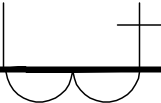
#> input picture data/raw/templates/MR_Symbol.png, 161 x 103 px, found by its file name
$ python empirical_survey.py
#> lines starting #> are read from the running program, lines starting #| are printed output that depends on the picture; after the words box and inside, x2 and y2 are one past the last pixel; in counts of white or black regions, pixels touching at a corner belong together
import os
import cv2
import numpy as np
import matplotlib.pyplot as plt

BASE_DIR = os.path.dirname(os.path.dirname(os.path.dirname(os.path.abspath(__file__))))
SLD_DIR = os.path.join(BASE_DIR, "Data", "SLDs")
TEMPLATE_PATH = os.path.join(BASE_DIR, "Data", "Symbol", "MR_Symbol.png")
REPORTS_DIR = os.path.join(BASE_DIR, "reports")
EVIDENCE_DIR = os.path.join(REPORTS_DIR, "measurement_evidence")

SLD_FILES = ["SLD1.png", "SLD2.png", "SLD3.png", "SLD4.png", "SLD7.png", "SLD8.png", "SLD9.png", "SLD10.png", "SLD11.png", "SLD12.png"]

def measure_reference():
    img = cv2.imread(TEMPLATE_PATH, cv2.IMREAD_GRAYSCALE)
#> img is the input picture: shape (103, 161); min 0, max 255, mean 231.1
    if img is None:
        raise ValueError(f"Could not load {TEMPLATE_PATH}")

    # Invert if necessary (assume black on white for raw symbol, but let's check)
    if img[0,0] > 127:
        img = cv2.bitwise_not(img)
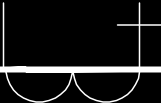
#> img: shape (103, 161); min 0, max 255, mean 23.9

    _, bin_img = cv2.threshold(img, 127, 255, cv2.THRESH_BINARY)
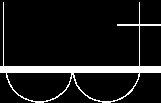
#> bin_img: shape (103, 161); 9.9% white; 1 white region, box (x1, y1, x2, y2) and area: (0, 2, 161, 103) 1637
    coords = cv2.findNonZero(bin_img)
#> coords = contour of 1637 points, box (x1, y1, x2, y2) (0, 2, 161, 103), area 1590
    if coords is not None:
        x, y, w, h = cv2.boundingRect(coords)
#> x = 0; y = 2; w = 161; h = 101
#> `w, h = measure_reference()`: w = 161; h = 101
#| Reference dimensions: 161x101
    else:
        h, w = img.shape
        x, y = 0, 0

    with open(os.path.join(REPORTS_DIR, "reference_template_dimensions.md"), "w", encoding="utf-8") as f:
        f.write("# Reference Template Measurement\n\n")
        f.write(f"- **File**: `Data/Symbol/MR_Symbol.png`\n")
        f.write(f"- **Image Width**: {img.shape[1]}\n")
        f.write(f"- **Image Height**: {img.shape[0]}\n")
        f.write(f"- **Bounding Box Width**: {w}\n")
        f.write(f"- **Bounding Box Height**: {h}\n")
        f.write(f"- **Aspect Ratio**: {w/h:.2f}\n")

    return w, h

def find_representative_symbols(ref_w, ref_h):
#> called with ref_w = 161, ref_h = 101
    os.makedirs(EVIDENCE_DIR, exist_ok=True)

    # We will use simple template matching just to extract some crops.
    # We use outputs/template/edges.png because MR_Symbol is raw.
    processed_template_path = os.path.join(BASE_DIR, "outputs", "template", "edges.png")
    template_edges = cv2.imread(processed_template_path, cv2.IMREAD_GRAYSCALE)

    # We'll search across a few scales to find the best match just to act as our "temporary measurement utility".
    # This is NOT localization, just a tool to extract empirical crops for measurement.
    search_scales = [0.25, 0.35, 0.45]

    measurements = []

    for sld_name in SLD_FILES:
        sld_path = os.path.join(SLD_DIR, sld_name)
        if not os.path.exists(sld_path):
            print(f"Skipping {sld_name}, not found.")
            continue

        sld_img = cv2.imread(sld_path, cv2.IMREAD_GRAYSCALE)
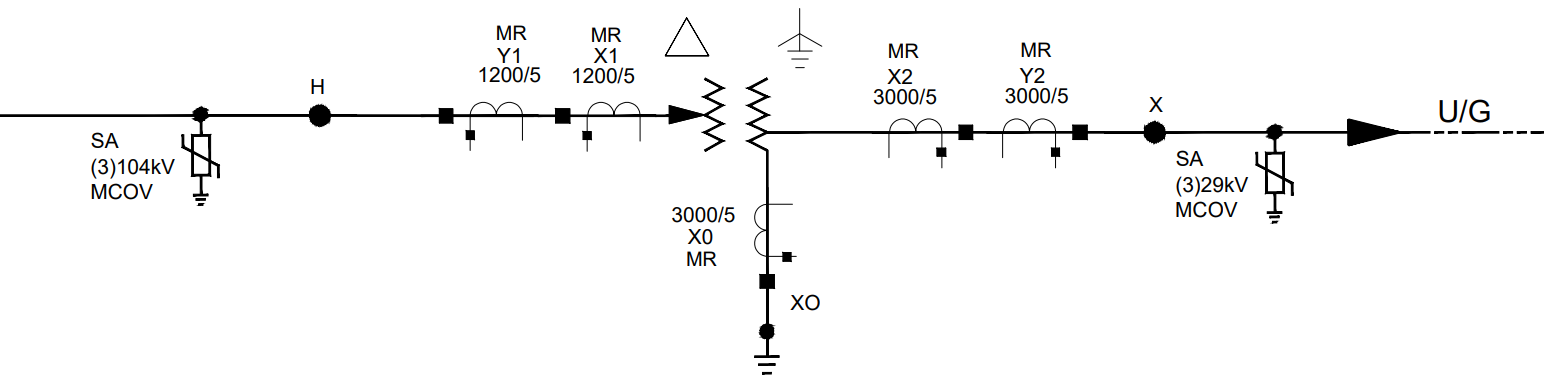
#> input picture data/raw/slds/SLD1.png, 1544 x 382 px, found by its file name
#> sld_img: shape (382, 1544); min 0, max 255, mean 247.7
        # Apply standard Canny to SLD
        sld_edges = cv2.Canny(sld_img, 50, 150)
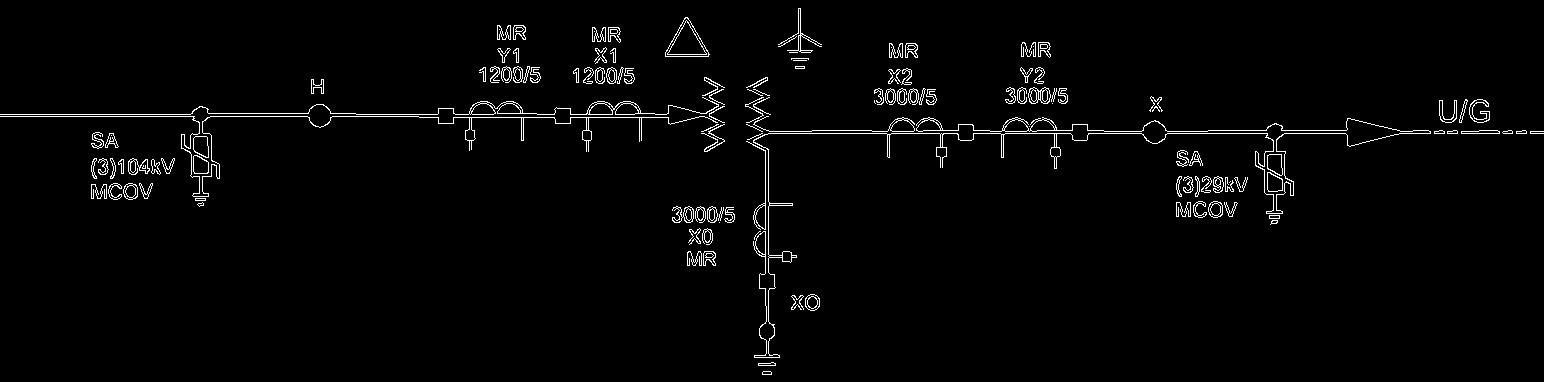
#> sld_edges: shape (382, 1544); 2.2% white in thin lines or dots

        best_val = -1
        best_loc = None
        best_scale = None
        best_tw, best_th = 0, 0

        for s in search_scales:
            tw = int(template_edges.shape[1] * s)
            th = int(template_edges.shape[0] * s)
            t_resized = cv2.resize(template_edges, (tw, th), interpolation=cv2.INTER_AREA)

            res = cv2.matchTemplate(sld_edges, t_resized, cv2.TM_CCOEFF_NORMED)
            _, max_val, _, max_loc = cv2.minMaxLoc(res)

            if max_val > best_val:
                best_val = max_val
                best_loc = max_loc
                best_scale = s
                best_tw, best_th = tw, th
#> after the loop, best_th = 0; best_tw = 0; best_val = -1

        # If we found a reasonable match
        if best_val > 0.3:
            x, y = best_loc
            # Expand crop to ensure we get the whole symbol for empirical measurement
            pad = 20
            crop_x1 = max(0, x - pad)
            crop_y1 = max(0, y - pad)
            crop_x2 = min(sld_img.shape[1], x + best_tw + pad)
            crop_y2 = min(sld_img.shape[0], y + best_th + pad)

            crop = sld_img[crop_y1:crop_y2, crop_x1:crop_x2]
            # Invert crop to measure bounding box (black on white)
            crop_inv = cv2.bitwise_not(crop)
            _, crop_bin = cv2.threshold(crop_inv, 127, 255, cv2.THRESH_BINARY)

            # Find the largest connected component (ignoring lines crossing it) is hard.
            # Instead, let's just find the bounding box of non-zero pixels near the center.
            # Or use findContours.
            contours, _ = cv2.findContours(crop_bin, cv2.RETR_EXTERNAL, cv2.CHAIN_APPROX_SIMPLE)

            # Find contour closest to center
            cx, cy = crop_bin.shape[1]//2, crop_bin.shape[0]//2
            best_contour = None
            min_dist = float('inf')
            best_rect = None

            for cnt in contours:
                rx, ry, rw, rh = cv2.boundingRect(cnt)
                rcx, rcy = rx + rw/2, ry + rh/2
                dist = (rcx - cx)**2 + (rcy - cy)**2
                if dist < min_dist and rw > 10 and rh > 10:
                    min_dist = dist
                    best_contour = cnt
                    best_rect = (rx, ry, rw, rh)

            if best_rect:
                rx, ry, rw, rh = best_rect
                occ_id = f"{sld_name.split('.')[0]}_symbol_01"
                evidence_filename = f"{occ_id}.png"

                # Draw on color crop
                crop_color = cv2.cvtColor(crop, cv2.COLOR_GRAY2BGR)
                cv2.rectangle(crop_color, (rx, ry), (rx+rw, ry+rh), (0, 0, 255), 2)
                cv2.putText(crop_color, f"{rw}x{rh}", (rx, ry-5), cv2.FONT_HERSHEY_SIMPLEX, 0.4, (0,0,255), 1)

                cv2.imwrite(os.path.join(EVIDENCE_DIR, evidence_filename), crop_color)

                scale_w = rw / ref_w
                scale_h = rh / ref_h
                eff_scale = (scale_w + scale_h) / 2

                measurements.append({
                    "sld": sld_name,
                    "id": occ_id,
                    "evidence": evidence_filename,
                    "w": rw,
                    "h": rh,
                    "scale_w": scale_w,
                    "scale_h": scale_h,
                    "eff_scale": eff_scale
                })
                print(f"Measured {occ_id}: {rw}x{rh} -> Eff Scale: {eff_scale:.3f}")

    return measurements

# [54 lines left out: function generate_reports, not called in this run]

if __name__ == "__main__":
    w, h = measure_reference()
    print(f"Reference dimensions: {w}x{h}")
#> (the run stopped early here; a loop or call above may not have finished)
